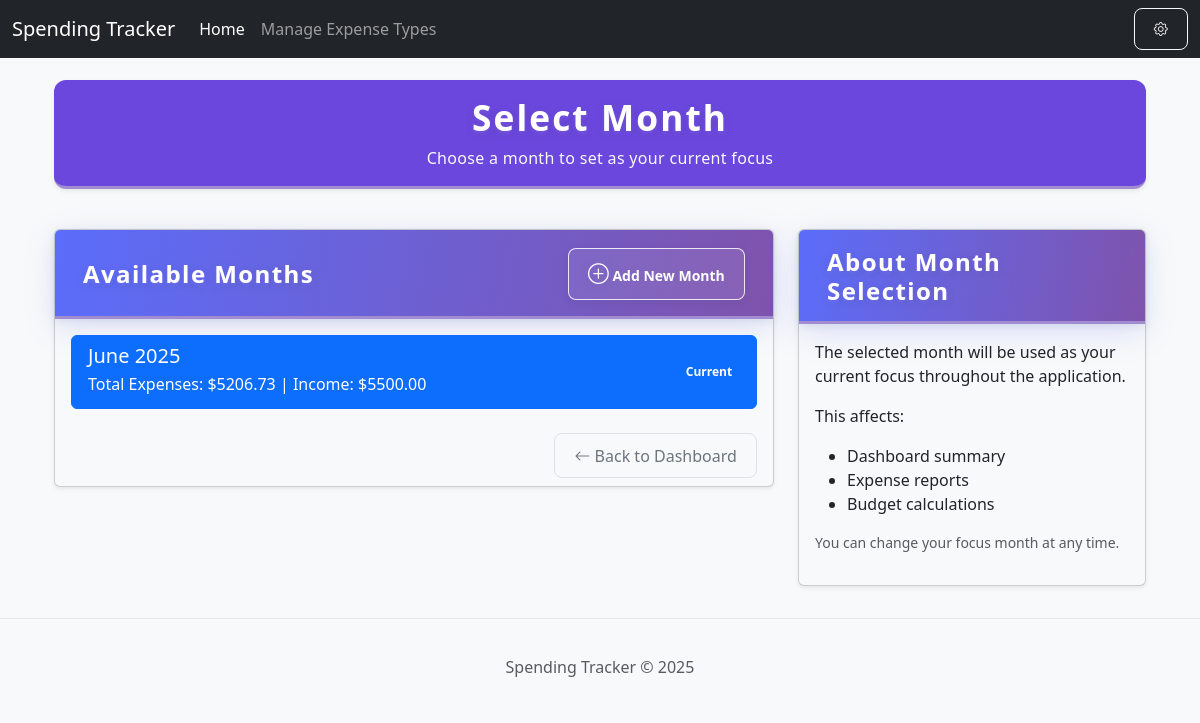
Before: /month/months with the older database file.
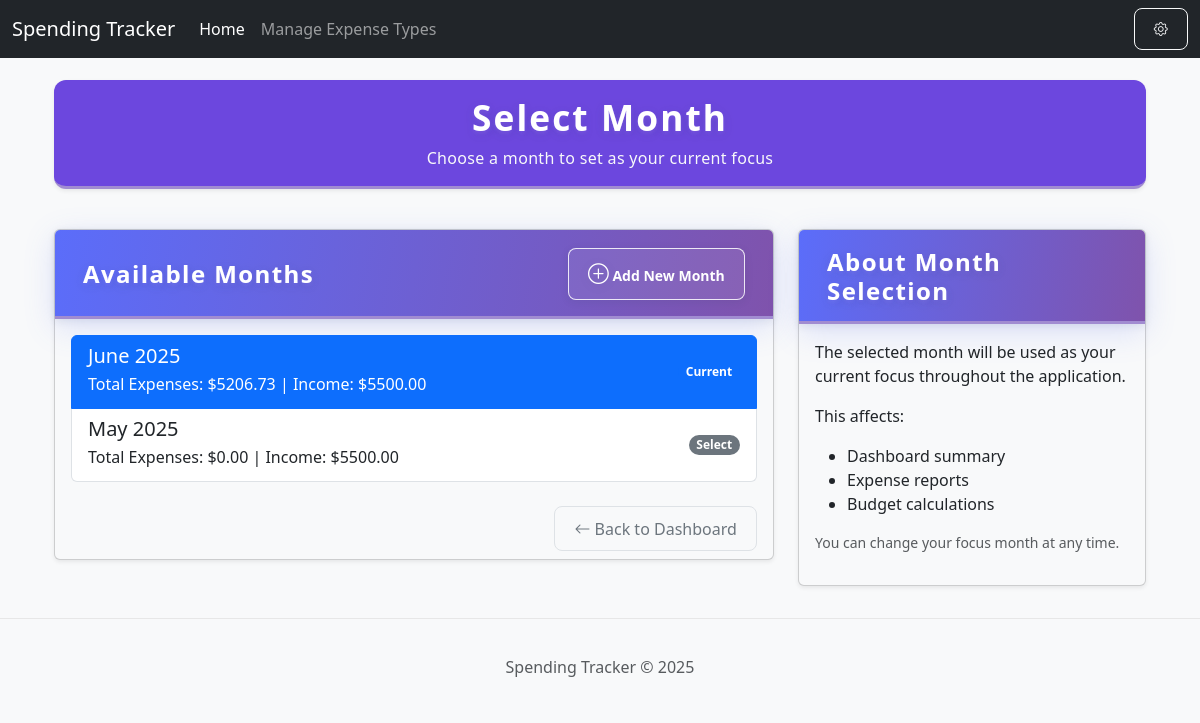
After: the same page with the newer database file.
### tables this page shows
CREATE TABLE months (
            id INTEGER PRIMARY KEY AUTOINCREMENT,
            month INTEGER NOT NULL CHECK (month >= 1 AND month <= 12),
            year INTEGER NOT NULL CHECK (year >= 2020),
            starting_bank_value DECIMAL(10, 2) DEFAULT 0.00,
            monthly_income DECIMAL(10, 2) DEFAULT 0.00,
            created_at TIMESTAMP DEFAULT CURRENT_TIMESTAMP,
            UNIQUE(month, year)
        );

### templateLogic/month_routes.py (the view)
@month_routes.route('/months', methods=['GET'])
def list_months():
    conn = get_db_connection()
    months = conn.execute('SELECT * FROM months ORDER BY year DESC, month DESC').fetchall()
    months_with_expenses = []
    for month in months:
        total_expenses = conn.execute('SELECT IFNULL(SUM(amount), 0) as total FROM expenses WHERE strftime("%Y", date) = ? AND strftime("%m", date) = ?', (str(month['year']), str(month['month']).zfill(2))).fetchone()['total']
        month_dict = dict(month)
        month_dict['total_expenses'] = total_expenses
        months_with_expenses.append(month_dict)
    current_month_id = None
    if 'current_month_id' in session:
        current_month_id = session['current_month_id']
    else:
        current_month = conn.execute('SELECT id FROM months ORDER BY year DESC, month DESC LIMIT 1').fetchone()
        if current_month:
            current_month_id = current_month['id']
            session['current_month_id'] = current_month_id
    latest_monthly_income = None
    latest_month = conn.execute('SELECT monthly_income FROM months ORDER BY year DESC, month DESC LIMIT 1').fetchone()
    if latest_month:
        latest_monthly_income = latest_month['monthly_income']
    conn.close()
    return render_template('select_month.html', months=months_with_expenses, current_month_id=current_month_id, latest_monthly_income=latest_monthly_income)

### app.py (called while the page is built)
@app.context_processor
def inject_current_year():
    return {'current_year': datetime.utcnow().year}

### templateLogic/month_routes.py (called while the page is built)
def get_db_connection():
    conn = sqlite3.connect(DB_PATH)
    conn.row_factory = sqlite3.Row
    return conn

### templates/select_month.html (shortened to what this page needs)
{% extends "base.html" %}
{% block content %}
<div class="container">
    <div class="row mb-4">
    <div class="col-12">
        <div class="card shadow-sm mb-3 p-3 section-header" style="background: #6c47de; color: #fff; border-radius: 0.75rem;">
            <h1 class="section-header-title mb-0" style="font-weight: 700; font-size: 2.2rem;">Select Month</h1>
            <p class="text-light mb-0">Choose a month to set as your current focus</p>
        </div>
    </div>
</div>
    <div class="row">
        <div class="col-md-8">
    <div class="card card-custom bg-light shadow-sm mb-4">
        <div class="card-header section-header d-flex justify-content-between align-items-center">
            <h2 class="section-header-title mb-0">Available Months</h2>
            <button type="button" class="btn btn-sm btn-success" data-bs-toggle="modal" data-bs-target="#addMonthModal">
                <i class="bi bi-plus-circle"></i> Add New Month
            </button>
        </div>
        <div class="card-body">
            {% if months %}
                <div class="list-group">
                    {% for month in months %}
                        <a href="{{ url_for('month_routes.set_current_month', month_id=month.id) }}"
                           class="list-group-item list-group-item-action d-flex justify-content-between align-items-center {% if month.id == current_month_id %}active{% endif %}">
                            <div>
                                <h5 class="mb-1">{{ [
                                    'January', 'February', 'March', 'April', 'May', 'June',
                                    'July', 'August', 'September', 'October', 'November', 'December'
                                ][month.month-1] }} {{ month.year }}</h5>
                                <p class="mb-1">Total Expenses: ${{ "%.2f"|format(month.total_expenses) }} | Income: ${{ "%.2f"|format(month.monthly_income) }}</p>
                            </div>
                            {% if month.id == current_month_id %}
                                <span class="badge bg-primary rounded-pill">Current</span>
                            {% else %}
                                <span class="badge bg-secondary rounded-pill">Select</span>
                            {% endif %}
                        </a>
                    {% endfor %}
                </div>
            {% else %}
                <div class="alert alert-warning">
                    No months found in the database. Please ensure the database is set up correctly.
                </div>
            {% endif %}
        </div>
        <div class="card-footer bg-transparent border-0 d-flex justify-content-end gap-2">
            <a href="{{ url_for('index') }}" class="btn btn-outline-secondary">
                <i class="bi bi-arrow-left"></i> Back to Dashboard
            </a>
        </div>
    </div>
        </div>
        <div class="col-md-4">
            <div class="card card-custom bg-light shadow-sm">
                <div class="card-header section-header">
                    <h5 class="section-header-title mb-0">About Month Selection</h5>
                </div>
                <div class="card-body">
                    <p>The selected month will be used as your current focus throughout the application.</p>
                    <p>This affects:</p>
                    <ul>
                        <li>Dashboard summary</li>
                        <li>Expense reports</li>
                        <li>Budget calculations</li>
                    </ul>
                    <p class="text-muted small">You can change your focus month at any time.</p>
                </div>
            </div>
        </div>
    </div>
</div>
{% endblock %}

### templates/base.html (shortened to what this page needs)
<!DOCTYPE html>
<html lang="en">
<head>
    <link href="https://cdn.jsdelivr.net/npm/bootstrap@5.3.0-alpha1/dist/css/bootstrap.min.css" rel="stylesheet">
    <link rel="stylesheet" href="https://cdn.jsdelivr.net/npm/bootstrap-icons@1.11.1/font/bootstrap-icons.css">
    <link rel="stylesheet" href="{{ url_for('static', filename='css/style.css') if 'static/css/style.css' else '' }}">
</head>
<body>
    <nav class="navbar navbar-expand-lg navbar-dark bg-dark fixed-top">
        <div class="container-fluid">
            <a class="navbar-brand" href="{{ url_for('index') }}">Spending Tracker</a>
            <div class="collapse navbar-collapse" id="navbarNav">
                <ul class="navbar-nav me-auto mb-2 mb-lg-0">
                    <li class="nav-item">
                        <a class="nav-link active" aria-current="page" href="{{ url_for('index') }}">Home</a>
                    </li>
                    <li class="nav-item">
                        <a class="nav-link" href="{{ url_for('expense_type_routes.manage_expense_types') }}">
    Manage Expense Types
</a>
                    </li>
                </ul>
                <div class="d-flex align-items-center">
                    <button class="btn btn-outline-light btn-sm ms-2" id="powerToolsBtn" data-bs-toggle="modal" data-bs-target="#powerToolsModal" title="Power Tools">
                        <i class="bi bi-gear"></i>
                    </button>
                </div>
            </div>
        </div>
    </nav>
    <main class="container mt-4">
        {% block content %}{% endblock %}
    </main>
    <footer class="footer">
        <div class="container">
            <span class="text-muted">Spending Tracker &copy; {{ current_year }}</span>
        </div>
    </footer>
</body>
</html>

### static/css/style.css (style rules this page uses)
body { padding-top: 56px; background-color: #f8f9fa; color: #333; font-family: 'Segoe UI', Roboto, 'Helvetica Neue', Arial, sans-serif; }
.container { margin-top: 20px; }
.btn { border-radius: 8px; padding: 0.6rem 1.2rem; font-weight: 500; transition: all 0.3s ease; }
.btn-outline-secondary { border-color: #dee2e6; color: #6c757d; }
.section-header-btn, .section-header .btn, .section-header .btn-outline-primary, .section-header .btn-outline-secondary { color: #fff !important; border-color: rgba(255,255,255,0.85) !important; background: rgba(255,255,255,0.08) !important; font-weight: 600; box-shadow: 0 2px 8px rgba(44,62,80,0.10); transition: background 0.2s, color 0.2s, border-color 0.2s; }
.section-header { background: linear-gradient(100deg, #5b6dfa 0%, #7f53ac 100%); box-shadow: 0 8px 32px 0 rgba(91, 109, 250, 0.18), 0 2px 8px 0 rgba(44, 62, 80, 0.10); border-radius: 16px 16px 0 0; padding: 1.1rem 1.75rem 1rem 1.75rem; margin-bottom: 0; border: none; border-bottom: 3px solid #a18cd1; font-family: 'Montserrat', 'Segoe UI', Roboto, 'Helvetica Neue', Arial, sans-serif; display: flex; align-items: center; gap: 0.5rem; min-height: 60px; letter-spacing: 0.02em; color: #fff; }
.section-header-title { font-family: 'Montserrat', 'Segoe UI', Roboto, 'Helvetica Neue', Arial, sans-serif; font-weight: 800; font-size: 1.5rem; color: #fff; letter-spacing: 0.06em; text-shadow: 0 3px 12px rgba(44, 62, 80, 0.18), 0 1.5px 4px rgba(161, 140, 209, 0.18); margin-bottom: 0; filter: brightness(1.15) saturate(1.2); }
.section-header .bi { font-size: 1.3rem; color: #fff; filter: drop-shadow(0 2px 4px rgba(44, 62, 80, 0.14)); }
.footer { padding: 1rem 0; text-align: center; margin-top: 2rem; background-color: #e9ecef; border-top: 1px solid #dee2e6; }

### templates/base.html (style rules this page uses)
body { padding-top: 56px; }
.footer { padding: 1rem 0; text-align: center; margin-top: 2rem; background-color: #f8f9fa; border-top: 1px solid #e7e7e7; }

Changed rows visible on the page:
added months: month "May", year "2025", total_expenses "0.00", monthly_income "5500.00", shows "Select"
